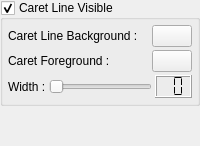
     <widget class="QWidget" name="pCaret">
      <layout class="QVBoxLayout">
       <property name="spacing">
        <number>3</number>
       </property>
       <property name="margin">
        <number>0</number>
       </property>
       <item>
        <widget class="QGroupBox" name="gbCaretLineVisible">
         <property name="title">
          <string>Caret Line Visible</string>
         </property>
         <property name="checkable">
          <bool>true</bool>
         </property>
         <layout class="QGridLayout">
          <property name="margin">
           <number>5</number>
          </property>
          <property name="spacing">
           <number>3</number>
          </property>
          <item row="1" column="1">
           <widget class="ColorPushButton" name="tbCaretForeground">
            <property name="sizePolicy">
             <sizepolicy hsizetype="Fixed" vsizetype="Fixed">
              <horstretch>0</horstretch>
              <verstretch>0</verstretch>
             </sizepolicy>
            </property>
           </widget>
          </item>
          <item row="0" column="0">
           <widget class="QLabel" name="lCaretLineBackground">
            <property name="text">
             <string>Caret Line Background :</string>
            </property>
           </widget>
          </item>
          <item row="1" column="0">
           <widget class="QLabel" name="lCaretForeground">
            <property name="text">
             <string>Caret Foreground :</string>
            </property>
           </widget>
          </item>
          <item row="2" column="0" colspan="2">
           <layout class="QHBoxLayout">
            <property name="spacing">
             <number>3</number>
            </property>
            <item>
             <widget class="QLabel" name="lCaretWidth">
              <property name="text">
               <string>Width :</string>
              </property>
             </widget>
            </item>
            <item>
             <widget class="QSlider" name="sCaretWidth">
              <property name="sizePolicy">
               <sizepolicy hsizetype="Expanding" vsizetype="Fixed">
                <horstretch>0</horstretch>
                <verstretch>0</verstretch>
               </sizepolicy>
              </property>
              <property name="minimum">
               <number>1</number>
              </property>
              <property name="maximum">
               <number>10</number>
              </property>
              <property name="pageStep">
               <number>1</number>
              </property>
              <property name="orientation">
               <enum>Qt::Horizontal</enum>
              </property>
              <property name="tickInterval">
               <number>1</number>
              </property>
             </widget>
            </item>
            <item>
             <widget class="QLCDNumber" name="lnCaretWidth">
              <property name="sizePolicy">
               <sizepolicy hsizetype="Fixed" vsizetype="Fixed">
                <horstretch>0</horstretch>
                <verstretch>0</verstretch>
               </sizepolicy>
              </property>
              <property name="numDigits">
               <number>2</number>
              </property>
              <property name="segmentStyle">
               <enum>QLCDNumber::Flat</enum>
              </property>
             </widget>
            </item>
           </layout>
          </item>
          <item row="0" column="1">
           <widget class="ColorPushButton" name="tbCaretLineBackground">
            <property name="sizePolicy">
             <sizepolicy hsizetype="Fixed" vsizetype="Fixed">
              <horstretch>0</horstretch>
              <verstretch>0</verstretch>
             </sizepolicy>
            </property>
           </widget>
          </item>
         </layout>
        </widget>
       </item>
       <item>
        <spacer>
         <property name="orientation">
          <enum>Qt::Vertical</enum>
         </property>
         <property name="sizeHint" stdset="0">
          <size>
           <width>20</width>
           <height>40</height>
          </size>
         </property>
        </spacer>
       </item>
      </layout>
     </widget>
